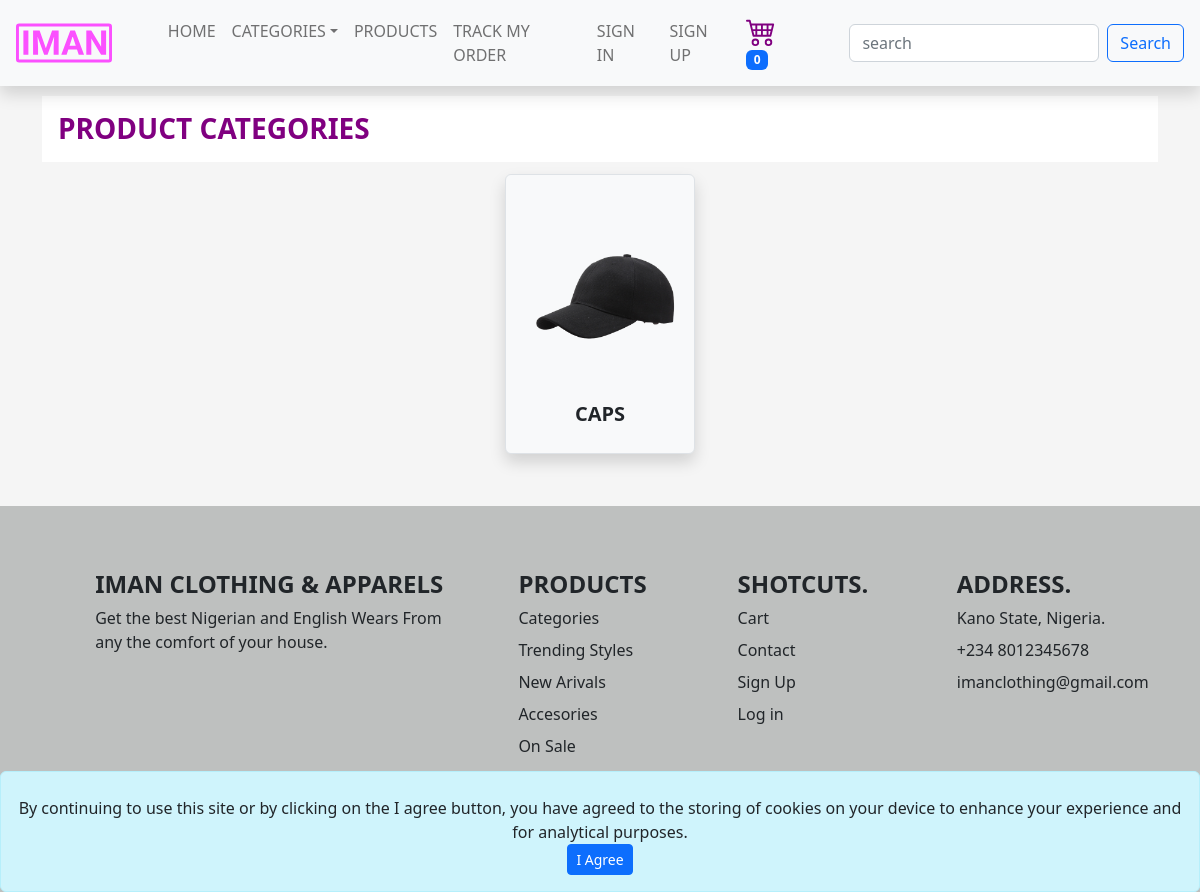
The page /products/categories on the database its author committed.
### products/models.py (models this page shows, shortened)
class Category(models.Model):
    name = models.CharField(max_length=200, unique=True)
    image = models.ImageField(upload_to="categories", blank=True)
    added_at = models.DateTimeField(auto_now_add=True)
    added_by = models.ForeignKey(
        "user.User",
        on_delete=models.DO_NOTHING,
        limit_choices_to={"staff": True},
        related_name="categories_added",
    )
    slug = models.CharField(max_length=200, blank=True, default="")
    class Meta:
        verbose_name_plural = "categories"

### products/views.py (the view)
# urls.py: path('categories', views.categories, name='categories'),
def categories(request):
    categories = Category.objects.all()
    return render(
        request, "products/categories.html", context={"categories": categories}
    )

### base/cart_count_context.py (called while the page is built)
def get_cart_count(request):
    return {
        "cart_count": request.user.cart.count() if request.user.is_authenticated else Cart.objects.filter(
            device=request.COOKIES.get('device')).count() or '0'
    }

### base/categories_context.py (called while the page is built)
def get_categories(request):
    return {
        "menu_categories": Category.objects.all()
    }

### products/templates/products/categories.html
{% extends 'base/base.html' %} {% load static %} {% block title%} Product Categories {% endblock%} {% block content %}
<section class="mt-5 container">
    <div class="row">
        <div class="col-12">
            <div class="row">
                <div class="col-12">
                    <h3 style="background-color: white;color: purple; font-weight: 700;" class="p-3 text-uppercase">
                        Product Categories
                    </h3>
                </div>
            </div>
            <div class="row text-center text-align-center justify-content-center">
                {% for category in categories %}
                {% include 'products/category_card.html' with category=category %}
                {% endfor %}
            </div>
        </div>
    </div>
</section>
{% endblock %}

### products/templates/products/category_card.html
{% block product_category %}
<div class="col-sm-12 col-md-3 shadow rounded col-lg-2 border text-center p-4 bg-light m-1">
    <div>
        <a href="{%url 'filter_category' slug=category.slug %}">
            <img src="{{category.image.url}}" alt="product image" style="object-fit: contain;" height="200px"
                width="150px" />
        </a>
    </div>
    <div class="card-body align-items-end">
        <a href="{%url 'filter_category' slug=category.slug %}" style="font-weight: 600;"
            class="text-decoration-none text-center text-dark fs-5 pt-2 text-uppercase">
            <div class="card-title">
                {{category.name}}
            </div>
        </a>
    </div>
</div>
{% endblock %}

### rows shown on the page
Category: image (picture), name "CAPS"

### other values the page prints
{{ cart_count }} "0"
